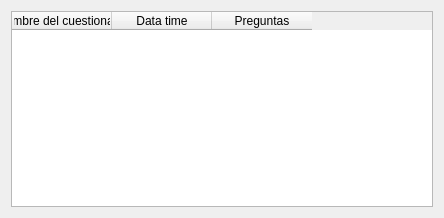
<?xml version="1.0" encoding="UTF-8"?>
<ui version="4.0">
 <class>Form</class>
 <widget class="QWidget" name="Form">
  <property name="geometry">
   <rect>
    <x>0</x>
    <y>0</y>
    <width>444</width>
    <height>218</height>
   </rect>
  </property>
  <property name="windowTitle">
   <string>Form</string>
  </property>
  <layout class="QVBoxLayout" name="verticalLayout">
   <item>
    <widget class="QTableWidget" name="tableWidget">
     <column>
      <property name="text">
       <string>Nombre del cuestionario</string>
      </property>
     </column>
     <column>
      <property name="text">
       <string>Data time</string>
      </property>
     </column>
     <column>
      <property name="text">
       <string>Preguntas</string>
      </property>
     </column>
    </widget>
   </item>
  </layout>
 </widget>
 <resources>
  <include location="../../../IMAGENES.qrc"/>
 </resources>
 <connections/>
</ui>
